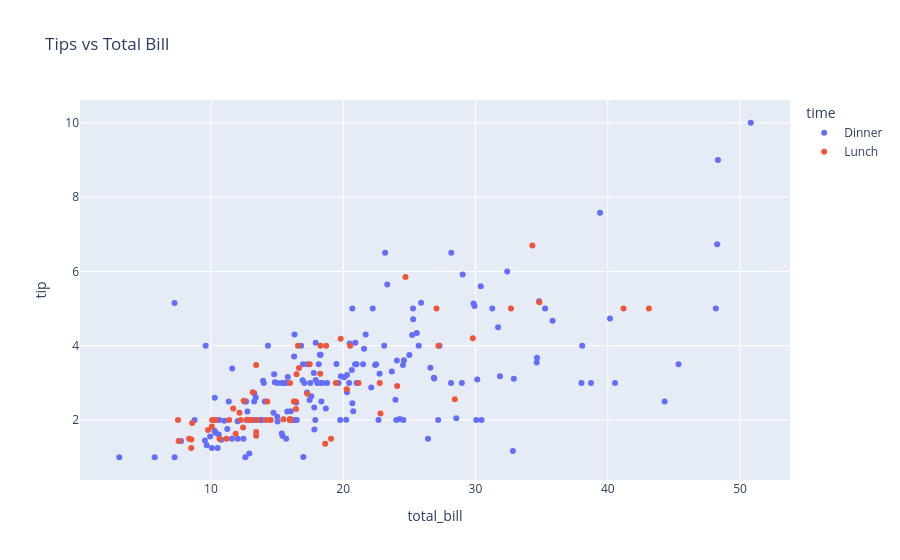

Notebook code for this chart:
### Markdown cell above
### Task 3

### Code cell
hover_dict = {col: False for col in df.columns}
hover_dict["day"] = True
hover_dict["size"] = True
    
fig = px.scatter(df,x= "total_bill",y="tip", color="time", hover_data=hover_dict, title="Tips vs Total Bill")
fig.show()

### Figure 1 — Plotly figure (JSON) as saved in the notebook; plotly's stock layout.template omitted (floating-point values rounded to 4 significant figures; data arrays with more than 128 entries replaced by an {"elided": "..."} marker saying what was removed)
{"data": [{"customdata": {"elided": "176x5 mixed values"}, "hovertemplate": "day=%{customdata[2]}<br>size=%{customdata[4]}<extra></extra>", "legendgroup": "Dinner", "marker": {"color": "#636efa", "symbol": "circle"}, "mode": "markers", "name": "Dinner", "orientation": "v", "showlegend": true, "type": "scatter", "x": {"elided": "176 float values"}, "xaxis": "x", "y": {"elided": "176 float values"}, "yaxis": "y"}, {"customdata": {"elided": "68x5 mixed values"}, "hovertemplate": "day=%{customdata[2]}<br>size=%{customdata[4]}<extra></extra>", "legendgroup": "Lunch", "marker": {"color": "#EF553B", "symbol": "circle"}, "mode": "markers", "name": "Lunch", "orientation": "v", "showlegend": true, "type": "scatter", "x": [27.2, 22.76, 17.29, 19.44, 16.66, 10.07, 32.68, 15.98, 34.83, 13.03, 18.28, 24.71, 21.16, 10.65, 12.43, 24.08, 11.69, 13.42, 14.26, 15.95, 12.48, 29.8, 8.52, 14.52, 11.38, 22.82, 19.08, 20.27, 11.17, 12.26, 18.26, 8.51, 10.33, 14.15, 16.0, 13.16, 17.47, 34.3, 41.19, 27.05, 16.43, 8.35, 18.64, 11.87, 9.78, 7.51, 19.81, 28.44, 15.48, 16.58, 7.56, 10.34, 43.11, 13.0, 13.51, 18.71, 12.74, 13.0, 16.4, 20.53, 16.47, 12.16, 13.42, 8.58, 15.98, 13.42, 16.27, 10.09], "xaxis": "x", "y": [4.0, 3.0, 2.71, 3.0, 3.4, 1.83, 5.0, 2.03, 5.17, 2.0, 4.0, 5.85, 3.0, 1.5, 1.8, 2.92, 2.31, 1.68, 2.5, 2.0, 2.52, 4.2, 1.48, 2.0, 2.0, 2.18, 1.5, 2.83, 1.5, 2.0, 3.25, 1.25, 2.0, 2.0, 2.0, 2.75, 3.5, 6.7, 5.0, 5.0, 2.3, 1.5, 1.36, 1.63, 1.73, 2.0, 4.19, 2.56, 2.02, 4.0, 1.44, 2.0, 5.0, 2.0, 2.0, 4.0, 2.01, 2.0, 2.5, 4.0, 3.23, 2.2, 3.48, 1.92, 3.0, 1.58, 2.5, 2.0], "yaxis": "y"}], "layout": {"legend": {"title": {"text": "time"}, "tracegroupgap": 0}, "title": {"text": "Tips vs Total Bill"}, "xaxis": {"anchor": "y", "domain": [0, 1], "title": {"text": "total_bill"}}, "yaxis": {"anchor": "x", "domain": [0, 1], "title": {"text": "tip"}}}}
